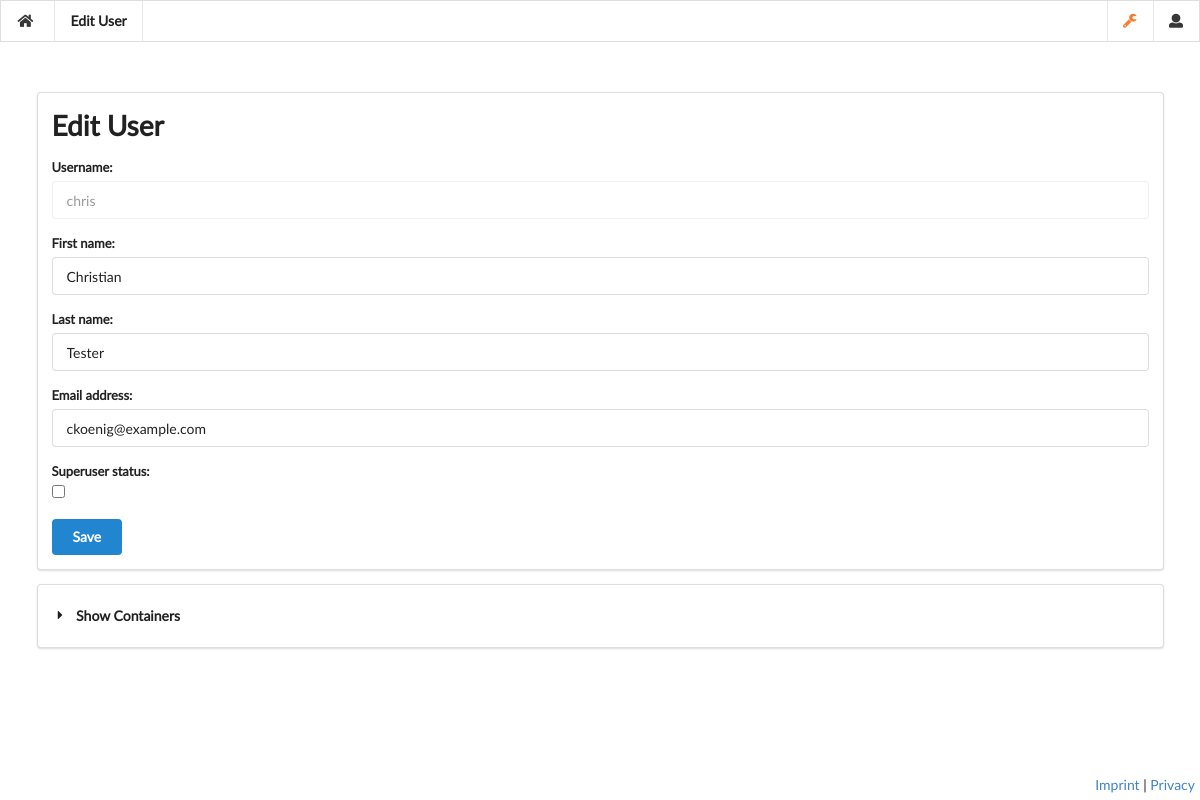
Page /user/edit/7 (signed in) on the committed database.
### dokku_manager/om/models.py (models this page shows, shortened)
class User(AbstractUser):
    ws_channel = models.CharField(max_length=255, blank=True)
    public_key_set = models.BooleanField(default=False)
    public_key_file = models.FileField(upload_to=path_and_filename)

### dokku_manager/om/views.py (the view)
# urls.py: path('user/edit/<int:user_id>', views.edit_user, name="edit_user"),
@login_required
def edit_user(request, user_id):
    if not request.user.is_superuser:
        return HttpResponseRedirect(reverse('index'))
    user_inst = User.objects.get(id=user_id)
    user_count = User.objects.all().count()
    form = Edit_User_Form(request.POST or None, instance = user_inst)
    instances = oTreeInstance.objects.filter(owned_by=user_inst)
    delete_ok = user_count > 1 and instances.count() == 0 and user_inst != request.user
    if request.method == "POST":
        if form.is_valid():
            user = form.save()
            return HttpResponseRedirect(reverse('list_users'))
    return render(request, 'om/edit_user.html', { 'form': form, 'containers': instances, 'user': user_inst, 'delete_ok': delete_ok })

### dokku_manager/om/forms.py
class Edit_User_Form(forms.ModelForm):
    class Meta:
        model = UserModel
        fields = ['username', 'first_name', 'last_name', 'email', 'is_superuser']
    pass

### dokku_manager/om/templates/om/edit_user.html (shortened to what this page needs)
{% extends 'om/base.html' %}
{% block menu %}
    <div class="item header">
        Edit User
    </div>
{% endblock %}
{% block content %}
    <div class="ui form error segment">
        <h1>Edit User</h1>
        <form method="post">
            <div class="field">
                {{ form.username.label_tag }}
                <div class="ui disabled input">
                    {{ form.username }}
                </div>
            </div>
            <div class="field">
                {{ form.first_name.label_tag }}
                {{ form.first_name }}
            </div>
            <div class="field">
                {{ form.last_name.label_tag }}
                {{ form.last_name }}
            </div>
            <div class="field">
                {{ form.email.label_tag }}
                {{ form.email }}
            </div>
            <div class="field">
                {{ form.is_superuser.label_tag }}
                {{ form.is_superuser }}
            </div>
            <button class="ui primary button" type="submit">Save</button>
        </form>
    </div>
    {% if containers %}
        <div class="ui segment">
            <div class="ui accordion">
                <div class="title">
                    <i class="dropdown icon"></i>
                    <b>Show Containers</b>
                </div>
            </div>
        </div>
    {% endif %}
{% endblock %}

### rows in the picture
User: username "chris", first_name "Christian", last_name "Tester", email "ckoenig@example.com"
